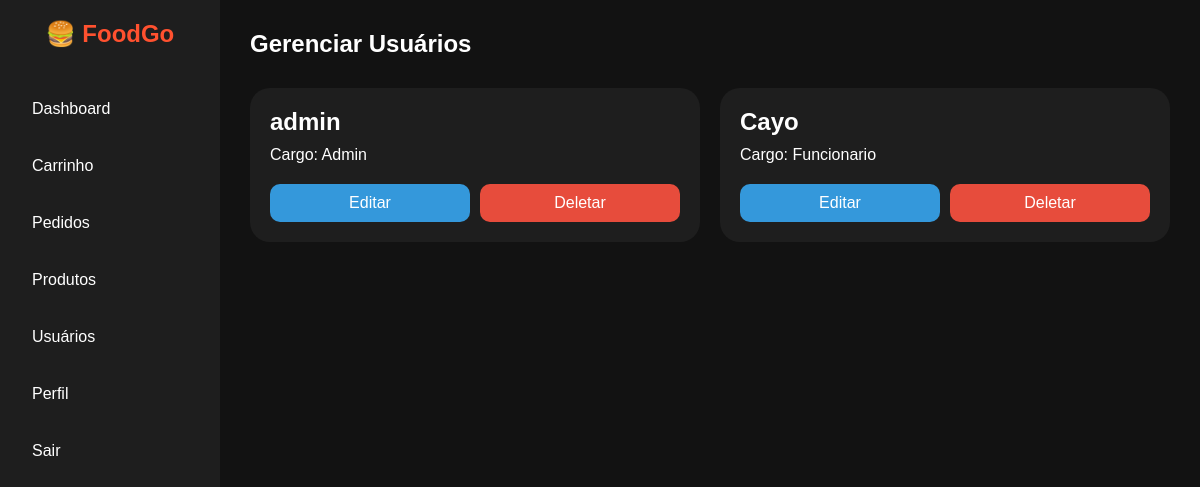
Before: /usuarios (signed in) with the older database file.
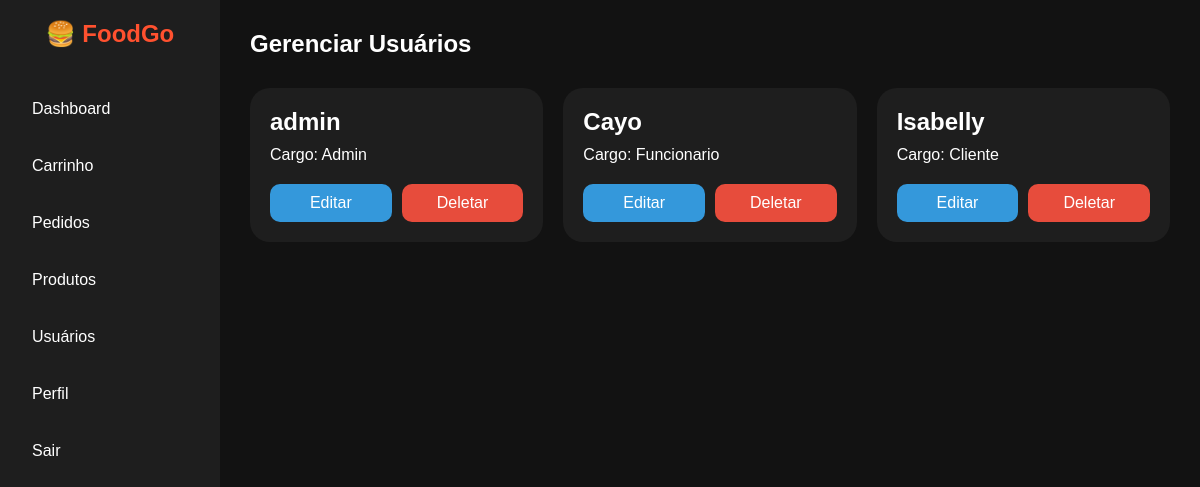
After: the same page with the newer database file.
### app.py (models this page shows)
class User(UserMixin, db.Model):
    id = db.Column(
        db.Integer,
        primary_key=True
    )
    username = db.Column(
        db.String(50),
        unique=True,
        nullable=False
    )
    password = db.Column(
        db.String(100),
        nullable=False
    )
    role = db.Column(
        db.String(20),
        default='Cliente'
    )

### app.py (the view)
@app.route('/usuarios')
@login_required
@role_required(
    ['Admin']
)
def usuarios():
    lista_usuarios = User.query.all()
    return render_template(
        'usuarios.html',
        usuarios=lista_usuarios
    )

### app.py (called while the page is built)
@login_manager.user_loader
def load_user(user_id):
    return User.query.get(
        int(user_id)
    )

def role_required(roles):
    def decorator(f):
        @wraps(f)
        def decorated_function(
            *args,
            **kwargs
        ):
            if current_user.role not in roles:
                abort(403)
            return f(
                *args,
                **kwargs
            )
        return decorated_function
    return decorator

### templates/usuarios.html (shortened to what this page needs)
{% extends 'base.html' %}
{% block conteudo %}
<h1 style="
margin-bottom:30px;">
    Gerenciar Usuários
</h1>
<div class="cards">
{% for user in usuarios %}
    <div class="card">
        <h2>
            {{ user.username }}
        </h2>
        <p style="
        margin-top:10px;">
            Cargo:
            {{ user.role }}
        </p>
        <div style="
        display:flex;
        gap:10px;
        margin-top:20px;">
            <a
            href="{{ url_for('editar_usuario', id=user.id) }}"
            style="
            flex:1;
            text-align:center;
            background:#3498db;
            padding:10px;
            border-radius:10px;
            color:white;
            text-decoration:none;">
                Editar
            </a>
            <a
            href="{{ url_for('deletar_usuario', id=user.id) }}"
            style="
            flex:1;
            text-align:center;
            background:#e74c3c;
            padding:10px;
            border-radius:10px;
            color:white;
            text-decoration:none;">
                Deletar
            </a>
        </div>
    </div>
{% endfor %}
</div>
{% endblock %}

### templates/base.html (shortened to what this page needs)
<!DOCTYPE html>
<html lang="pt-br">
<head>
</head>
<body>
{% if current_user.is_authenticated %}
    <aside class="sidebar">
        <h1>
            🍔 FoodGo
        </h1>
        <nav>
            <a href="{{ url_for('dashboard') }}">
                Dashboard
            </a>
            <a href="{{ url_for('carrinho') }}">
                Carrinho
            </a>
            <a href="{{ url_for('pedidos') }}">
                Pedidos
            </a>
            {% if current_user.role in ['Admin','Funcionario'] %}
                <a href="{{ url_for('produtos') }}">
                    Produtos
                </a>
            {% endif %}
            {% if current_user.role == 'Admin' %}
                <a href="{{ url_for('usuarios') }}">
                    Usuários
                </a>
            {% endif %}
            <a href="{{ url_for('perfil') }}">
                Perfil
            </a>
            <a href="{{ url_for('logout') }}">
                Sair
            </a>
        </nav>
    </aside>
{% endif %}
<section class="content {% if current_user.is_authenticated %}content-logado{% endif %}">
    {% block conteudo %}
    {% endblock %}
</section>
</body>
</html>

### templates/base.html (style rules this page uses)
* { margin:0; padding:0; box-sizing:border-box; font-family:Arial,sans-serif; }
body { background:#121212; color:white; }
.sidebar { width:220px; height:100vh; background:#1e1e1e; position:fixed; left:0; top:0; padding:20px; overflow-y:auto; }
.sidebar h1 { color:#ff512f; text-align:center; margin-bottom:40px; }
.sidebar nav { display:flex; flex-direction:column; gap:15px; }
.sidebar a { color:white; text-decoration:none; padding:12px; border-radius:10px; transition:0.3s; }
.content { min-height:100vh; padding:30px; overflow-x:hidden; }
.content-logado { margin-left:220px; }
.cards { display:grid; grid-template-columns: repeat(auto-fit,minmax(250px,1fr)); gap:20px; }
.card { background:#1e1e1e; padding:20px; border-radius:20px; }

Changed rows visible on the page:
added User: username "Isabelly", role "Cliente"
